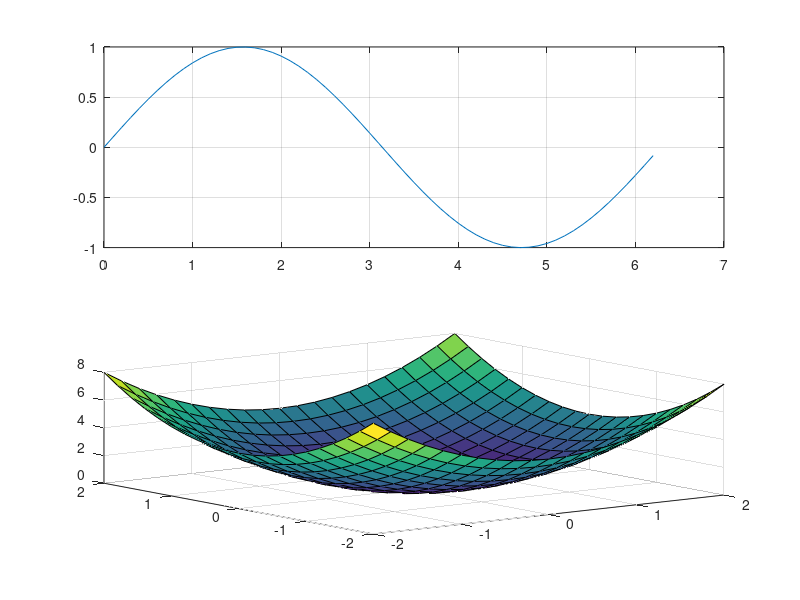
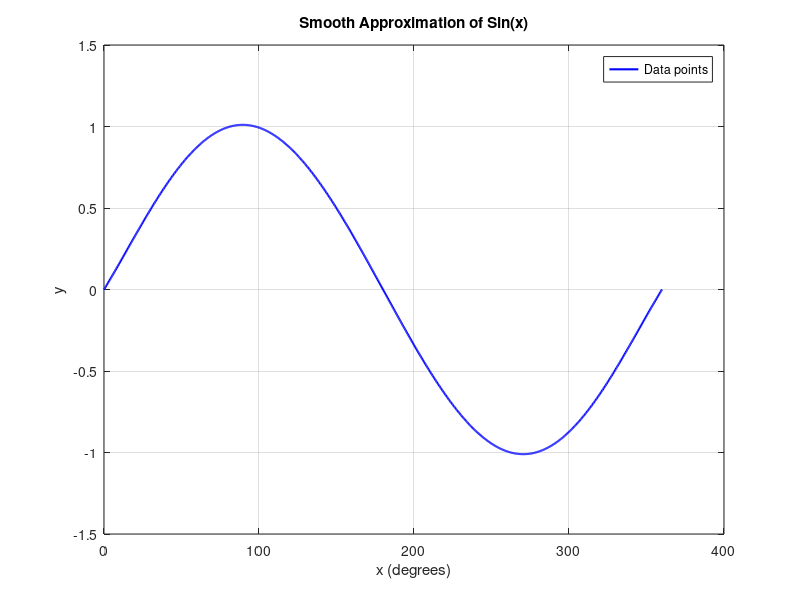

Write the MATLAB code that produced these figures, in order.
%% 2D LINE
x = 0:0.1:2*pi;
y1 = sin(x);
y2 = cos(x);
figure
plot(x,y1,'m*')
hold on
plot(x,y2,'c+')
hold off
legend('Sin(x)','Cos(x)')
grid on

%% SUBPLOT
% figure;
x = 0:0.1:2*pi;
y1 = sin(x);
y2 = cos(x);
subplot(2,1,1);
plot(x,y1);
grid on;
subplot(2,1,2);
plot(x,y2);
grid on;

%% STAIRS
% figure;
X = linspace(0,4*pi,40);
Y = sin(X);
stairs(Y);

%% 3-D PLOT
% figure;
[x,y]= meshgrid(-2:0.2:2);
z=x.^2+y.^2;
mesh(x,y,z);
surf(x,y,z);

%% POLYFIT

% given data (degrees)
x  = [  0,  45, 135, 180, 225, 315, 360 ];
y  = [  0,0.7071,0.7071,  0,-0.7071,-0.7071,  0 ];

% fit a 6th-degree polynomial (passes exactly through all 7 points)
p  = polyfit(x, y, 6);

% evaluate that polynomial on a fine grid for “smoothness”
xf = linspace(0,360,1000);
yf = polyval(p, xf);

% plot data + smooth curve
figure
plot(xf,yf,  'b-','LineWidth',1.5)
hold off
xlabel('x (degrees)')
ylabel('y')
legend('Data points','6^{th}-deg fit','Location','Best')
grid on
title('Smooth Approximation of Sin(x)')
